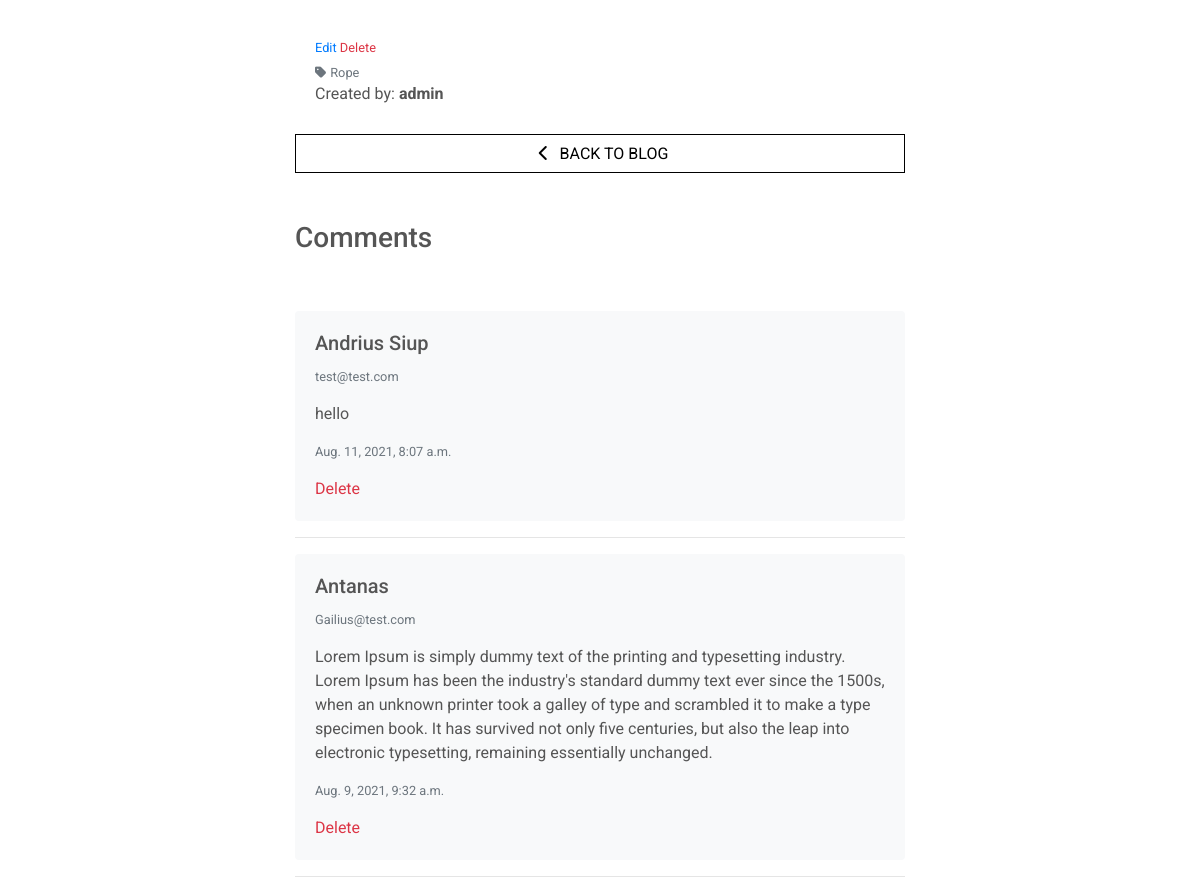
The app's page /blog/15/ (signed in, middle part), older data.
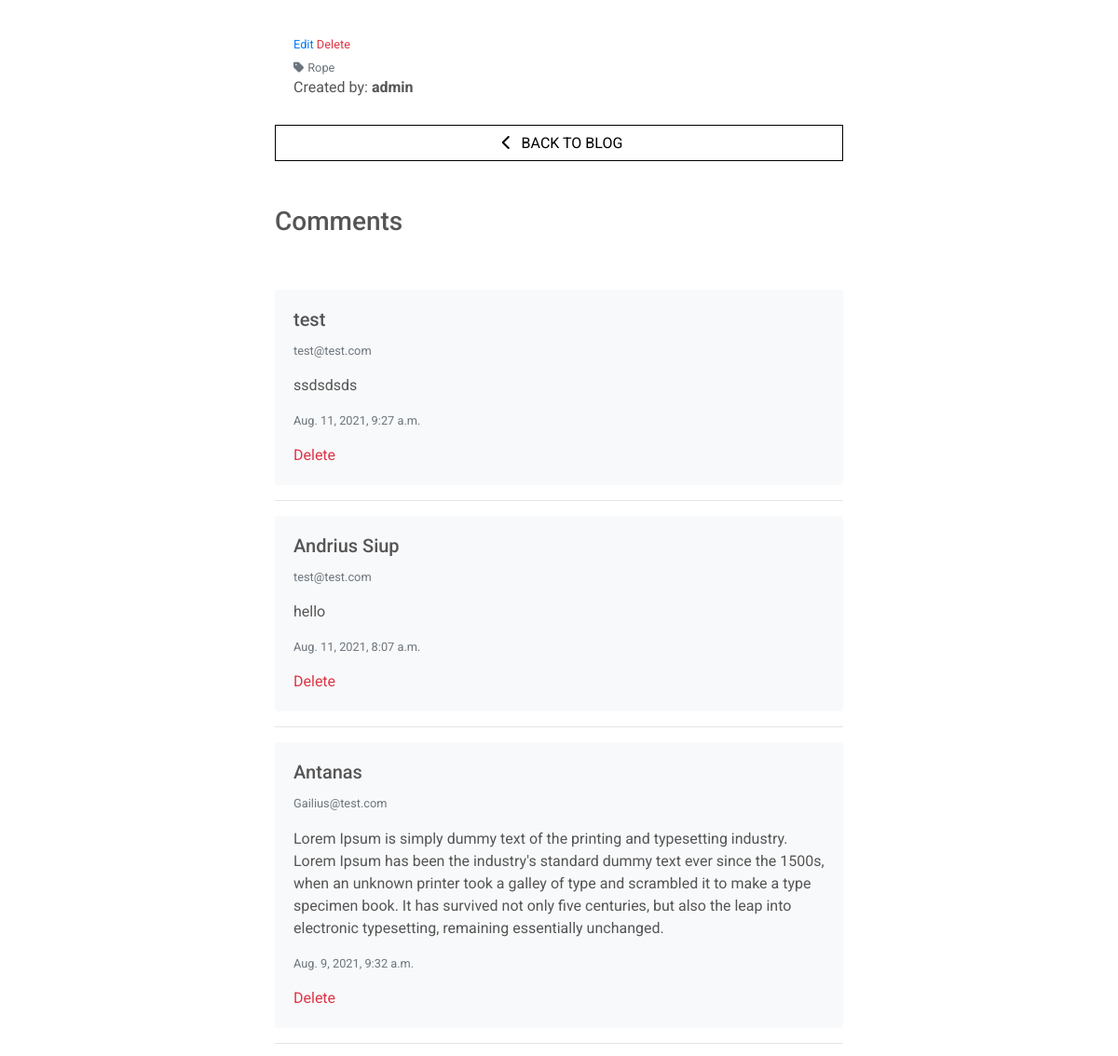
The same page, newer data.
### blog/models.py (models this page shows, shortened)
class BlogPostComment(models.Model):
    post = models.ForeignKey(Post, on_delete=models.CASCADE, related_name='comments')
    name = models.CharField(max_length=80)
    email = models.EmailField()
    content = models.TextField()
    date = models.DateTimeField(auto_now=True)
    class Meta:
        ordering = ['-date']

### blog/views.py (the view)
# urls.py: path('<int:post_id>/', views.blog_post_detail, name='blog_post_detail'),
@login_required
def blog_post_detail(request, post_id):
    global post
    post = get_object_or_404(Post, pk=post_id)
    form = BlogPostCommentForm()
    comments = BlogPostComment.objects.filter(post=post)
    template = 'blog/blog-post-detail.html'
    context = {
        'post': post,
        'form': form,
        'comments': comments,
        'template': template,
        'page_title': 'Post Detail',
    }
    return render(request, template, context)

### bag/contexts.py (called while the page is built, shortened)
def bag_contents(request):
    bag_items = []
    total = 0
    product_count = 0
    bag = request.session.get('bag', {})
    if total < settings.FREE_DELIVERY_THRESHOLD:
        delivery = total * Decimal(settings.STANDARD_DELIVERY_PERCENTAGE/100)
        free_delivery_delta = settings.FREE_DELIVERY_THRESHOLD - total
    else:
        delivery = 0
        free_delivery_delta = 0
    grand_total = delivery + total
    context = {
        'bag_items': bag_items,
        'total': total,
        'product_count': product_count,
        'delivery': delivery,
        'free_delivery_delta': free_delivery_delta,
        'free_delivery_threshold': settings.FREE_DELIVERY_THRESHOLD,
        'grand_total': grand_total,
    }
    return context

### blog/models.py (called while the page is built)
    def __str__(self):
        return self.name

### blog/templates/blog/blog-post-detail.html (shortened to what this page needs)
{% extends "base.html" %}
{% load static %}
{% block content %}
    <div class="container post-detail-container">
        <div class="row">
            <div class="col-12 col-md-10 offset-md-1 col-lg-8 offset-lg-2 col-xl-8 offset-xl-2">
                <div class="card h-100 border-0">
                    <div class="card-body">
                        <div class="row">
                            <div class="col-12">
                            </div>
                        </div>
                    </div>
                    <div class="card-footer bg-white pt-0 border-0 text-left">
                        {% if request.user.is_superuser %}
                            <small class="">
                                <a href="{% url 'edit_blog_post' post.id %}">Edit</a>
                                <a class="text-danger" href="{% url 'delete_blog_post' post.id %}">Delete</a>
                            </small>
                        {% endif %}
                        {% if post.category %}
                            <p class="small mt-1 mb-0">
                                <a href="{% url 'posts' %}?category={{ post.category.name }}" class="text-muted">
                                    <i class="fas fa-tag mr-1"></i>{{ post.category.friendly_name }}
                                </a>
                            </p>
                        {% endif %}
                        <p>Created by: <strong>{{ post.created_by }}</strong></p>
                    </div>
                    <a href="{% url 'posts' %}" class="btn btn-outline-black rounded-0">
                        <span class="icon">
                            <i class="fas fa-chevron-left"></i>
                        </span>
                        <span class="text-uppercase">Back to Blog</span>
                    </a>
                </div>
            </div>
        </div>
        <div class="row">
            <div class="col-12 col-md-10 offset-md-1 col-lg-8 offset-lg-2 col-xl-8 offset-xl-2">
                <h3 class="mt-5">Comments</h3>
            </div>
        </div>
        <div class="row">
            <div class="col-12 col-md-10 offset-md-1 col-lg-8 offset-lg-2 col-xl-8 offset-xl-2 mt-5">
                {% if comments %}
                    {% for comment in comments %}
                        <div class="card border-0 bg-light">
                            <div class="card-body">
                                <h5 class="card-title">{{ comment.name }}</h5>
                                <p class="text-muted small">{{ comment.email }}</p>
                                <p class="card-text">{{ comment.content }}</p>
                                <p class="text-muted small">{{ comment.date }}</p>
                                {% if request.user.is_superuser %}
                                <a class="text-danger" href="{% url 'delete_post_comment' comment.id %}">Delete</a>
                                {% endif %}
                            </div>
                        </div>
                        <hr>
                    {% endfor %}
                {% else %}
                    <p class="text-muted pl-3">No comments</p>
                {% endif %}
            </div>
        </div>
    </div>
{% endblock %}

Row changes from the older to the newer data that the page shows:
added BlogPostComment: name "test", email "test@test.com", content "ssdsdsds", date "Aug. 11, 2021, 9:27 a.m."
